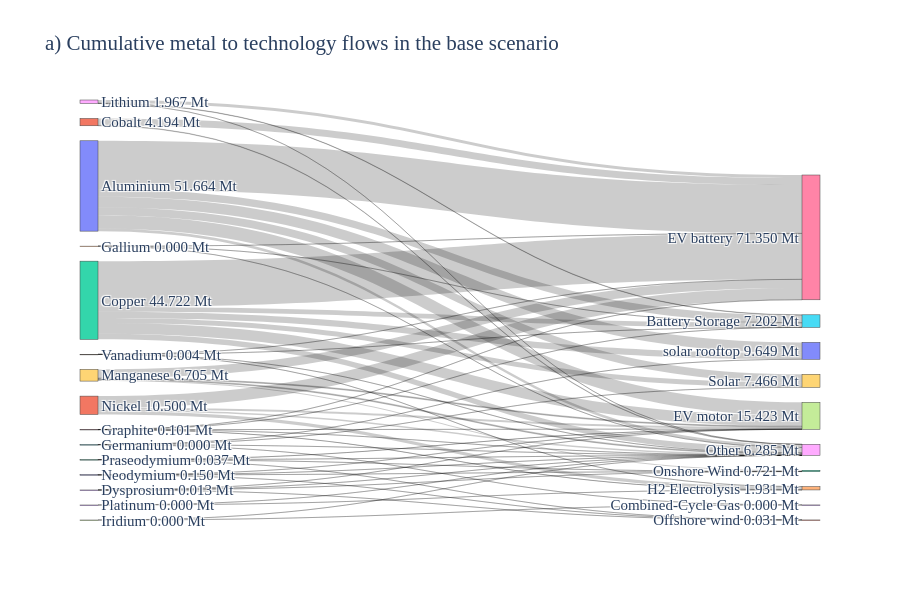

Notebook code cell kept with this figure:
### Markdown cell above
### Mineral flow sankeys

### Code cell
network_key = sample_base_2h_irena_phs
df_merged, totals_Mt = compute_mineral_demand_network(
    n[network_key],
    all_minerals,
    "Market share current",
    mineral_intensities,
    tech_scenarios,
    capacity_col_name="capacity",
    evs=True,
)

# assuming `criticality` DataFrame exists and includes
# "GeoPolRisk Characterization Factor [eq. Kg-Cu/Kg]" and a mineral name column
plot_mineral_to_tech_sankey(
    df_merged,
    all_minerals,
    tech_col="carrier_renamed",
    network_name=network_key,
    mode="mass",
    # criticality_df=criticality,
    criticality_min_col=None,  # or the actual mineral name column in your `criticality` DF
    criticality_score_col="GeoPolRisk Characterization Factor [eq. Kg-Cu/Kg]",
    fmt_decimals=3,
    min_tech_share=0.05,
    title="a) Cumulative metal to technology flows in the base scenario",
)

### Figure 1 — Plotly figure (JSON) as saved in the notebook; plotly's stock layout.template omitted (floating-point values rounded to 4 significant figures)
{"data": [{"link": {"customdata": ["Aluminium → Battery Storage: 4.343 Mt", "Aluminium → EV battery: 27.675 Mt", "Aluminium → EV motor: 7.494 Mt", "Aluminium → Other: 1.564 Mt", "Aluminium → Solar: 4.618 Mt", "Aluminium → solar rooftop: 5.969 Mt", "Cobalt → EV battery: 3.976 Mt", "Cobalt → Other: 0.218 Mt", "Copper → Battery Storage: 2.632 Mt", "Copper → EV battery: 26.254 Mt", "Copper → EV motor: 6.138 Mt", "Copper → Other: 3.170 Mt", "Copper → Solar: 2.848 Mt", "Copper → solar rooftop: 3.681 Mt", "Dysprosium → EV motor: 0.006 Mt", "Dysprosium → Offshore wind: 0.002 Mt", "Dysprosium → Onshore Wind: 0.005 Mt", "Dysprosium → Other: 0.000 Mt", "Gallium → Battery Storage: 0.000 Mt", "Gallium → EV battery: 0.000 Mt", "Gallium → Other: 0.000 Mt", "Germanium → Combined-Cycle Gas: 0.000 Mt", "Germanium → Other: 0.000 Mt", "Germanium → Solar: 0.000 Mt", "Germanium → solar rooftop: 0.000 Mt", "Graphite → Battery Storage: 0.008 Mt", "Graphite → EV battery: 0.056 Mt", "Graphite → EV motor: 0.012 Mt", "Graphite → H2 Electrolysis: 0.025 Mt", "Graphite → Other: 0.000 Mt", "Iridium → Combined-Cycle Gas: 0.000 Mt", "Iridium → Other: 0.000 Mt", "Lithium → Battery Storage: 0.218 Mt", "Lithium → EV battery: 1.748 Mt", "Lithium → Other: 0.000 Mt", "Manganese → EV battery: 4.954 Mt", "Manganese → EV motor: 0.526 Mt", "Manganese → Onshore Wind: 0.668 Mt", "Manganese → Other: 0.556 Mt", "Neodymium → EV motor: 0.079 Mt", "Neodymium → Offshore wind: 0.024 Mt", "Neodymium → Onshore Wind: 0.041 Mt", "Neodymium → Other: 0.005 Mt", "Nickel → EV battery: 6.683 Mt", "Nickel → EV motor: 1.143 Mt", "Nickel → H2 Electrolysis: 1.905 Mt", "Nickel → Other: 0.769 Mt", "Platinum → H2 Electrolysis: 0.000 Mt", "Platinum → Other: 0.000 Mt", "Praseodymium → EV motor: 0.024 Mt", "Praseodymium → Offshore wind: 0.004 Mt", "Praseodymium → Onshore Wind: 0.007 Mt", "Praseodymium → Other: 0.002 Mt", "Vanadium → Battery Storage: 0.000 Mt", "Vanadium → EV battery: 0.003 Mt", "Vanadium → H2 Electrolysis: 0.000 Mt", "Vanadium → Other: 0.000 Mt"], "source": [0, 0, 0, 0, 0, 0, 1, 1, 2, 2, 2, 2, 2, 2, 3, 3, 3, 3, 4, 4, 4, 5, 5, 5, 5, 6, 6, 6, 6, 6, 7, 7, 8, 8, 8, 9, 9, 9, 9, 10, 10, 10, 10, 11, 11, 11, 11, 13, 13, 12, 12, 12, 12, 14, 14, 14, 14], "target": [15, 16, 17, 18, 19, 20, 16, 18, 15, 16, 17, 18, 19, 20, 17, 21, 22, 18, 15, 16, 18, 23, 18, 19, 20, 15, 16, 17, 24, 18, 23, 18, 15, 16, 18, 16, 17, 22, 18, 17, 21, 22, 18, 16, 17, 24, 18, 24, 18, 17, 21, 22, 18, 15, 16, 24, 18], "value": [4.343, 27.68, 7.494, 1.564, 4.618, 5.969, 3.976, 0.2183, 2.632, 26.25, 6.138, 3.17, 2.848, 3.681, 0.006447, 0.002387, 0.004606, 3.122e-05, 4.793e-05, 0.0003225, 2.447e-05, 1.695e-05, 4.092e-07, 2.363e-05, 3.055e-05, 0.007721, 0.05613, 0.01183, 0.02527, 0.0003042, 1.221e-06, 2.081e-08, 0.2183, 1.748, 0.0002463, 4.954, 0.5261, 0.6683, 0.5565, 0.0794, 0.0245, 0.04124, 0.005223, 6.683, 1.143, 1.905, 0.7687, 0.0004053, 1.285e-05, 0.02417, 0.004414, 0.006525, 0.001562, 0.0004506, 0.003139, 0.000195, 6.365e-05]}, "node": {"customdata": [51.66, 4.194, 44.72, 0.01347, 0.0003949, 7.154e-05, 0.1013, 1.242e-06, 1.967, 6.705, 0.1504, 10.5, 0.03667, 0.0004181, 0.003848, 7.202, 71.35, 15.42, 6.285, 7.466, 9.649, 0.0313, 0.7207, 1.817e-05, 1.931], "label": ["Aluminium\n51.664 Mt", "Cobalt\n4.194 Mt", "Copper\n44.722 Mt", "Dysprosium\n0.013 Mt", "Gallium\n0.000 Mt", "Germanium\n0.000 Mt", "Graphite\n0.101 Mt", "Iridium\n0.000 Mt", "Lithium\n1.967 Mt", "Manganese\n6.705 Mt", "Neodymium\n0.150 Mt", "Nickel\n10.500 Mt", "Praseodymium\n0.037 Mt", "Platinum\n0.000 Mt", "Vanadium\n0.004 Mt", "Battery Storage\n7.202 Mt", "EV battery\n71.350 Mt", "EV motor\n15.423 Mt", "Other\n6.285 Mt", "Solar\n7.466 Mt", "solar rooftop\n9.649 Mt", "Offshore wind\n0.031 Mt", "Onshore Wind\n0.721 Mt", "Combined-Cycle Gas\n0.000 Mt", "H2 Electrolysis\n1.931 Mt"], "pad": 15, "thickness": 18}, "type": "sankey"}], "layout": {"font": {"family": "Georgia, serif, Arial, sans-serif", "size": 15}, "height": 600, "title": {"text": "a) Cumulative metal to technology flows in the base scenario"}, "width": 900}}
